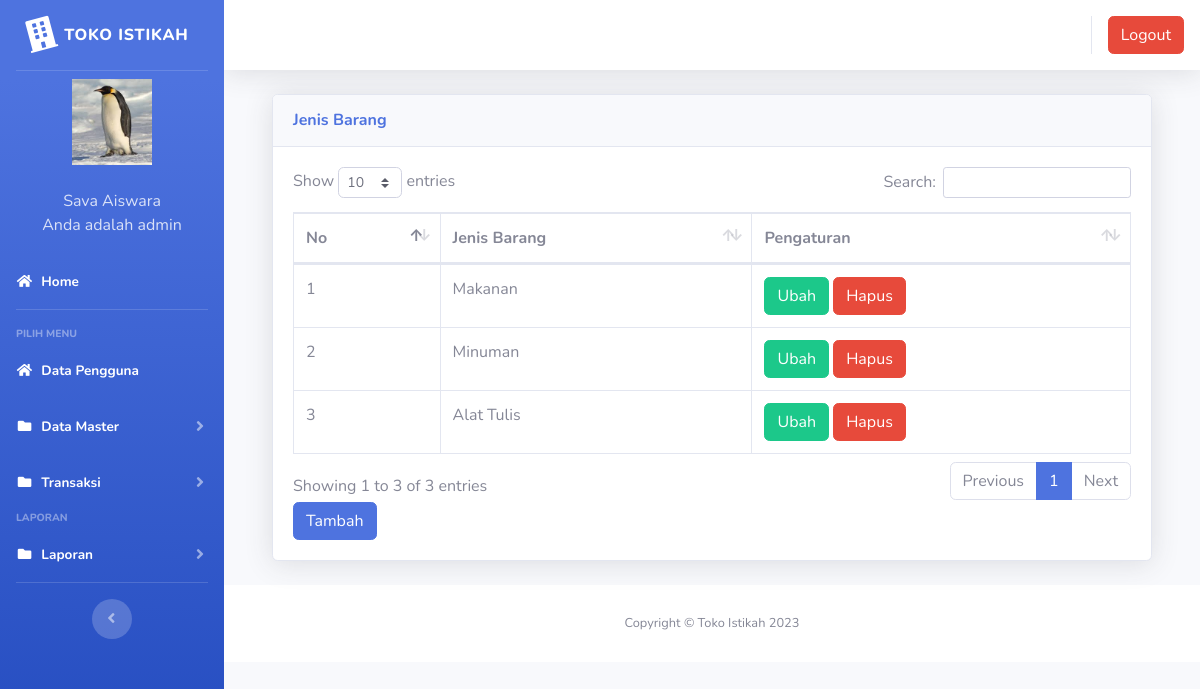
The app's page /index.php?page=jenisbarang (signed in) with its own data.
### tables this page shows
CREATE TABLE `users` (
  `id` int(11) NOT NULL,
  `nik` varchar(11) NOT NULL,
  `nama` varchar(100) NOT NULL,
  `alamat` varchar(200) NOT NULL,
  `telepon` varchar(100) NOT NULL,
  `username` varchar(100) NOT NULL,
  `password` varchar(100) NOT NULL,
  `level` varchar(25) NOT NULL DEFAULT 'member',
  `foto` varchar(25) NOT NULL
);

CREATE TABLE `jenis_barang` (
  `id` int(11) NOT NULL,
  `jenis_barang` varchar(100) NOT NULL
);

### index.php (the view, shortened to what this page needs)
<?php
	$koneksi = new mysqli("localhost","root","","inventori");
	?>
<!DOCTYPE html>
<html lang="en">
<head>
  <link href="vendor/fontawesome-free/css/all.min.css" rel="stylesheet" type="text/css">
  <link href="css/sb-admin-2.min.css" rel="stylesheet">
  <link href="vendor/datatables/dataTables.bootstrap4.min.css" rel="stylesheet">
</head>
<body id="page-top">
  <div id="wrapper">
    <ul class="navbar-nav bg-gradient-primary sidebar sidebar-dark accordion" id="accordionSidebar">
      <a class="sidebar-brand d-flex align-items-center justify-content-center" href="index.php">
        <div class="sidebar-brand-icon rotate-n-15">
          <i class="fas fa-building"></i>
        </div>
        <div class="sidebar-brand-text mx-2">TOKO ISTIKAH</div>
      </a>
      <hr class="sidebar-divider my-0">
 <?php
   if ($_SESSION['admin']) {
	   $user = $_SESSION['admin'];
   }
   $sql =$koneksi->query("select * from users where id='$user'");
   $data = $sql->fetch_assoc();
   ?>
    <li class="d-flex align-items-center justify-content-center">
        <a class="nav-link">
		 <img src="img/<?php echo $data['foto']?>" class="img-circle" width="80" alt="User"/></a>
	  </li>
		 <li class="nav-item ">
        <a class="nav-link">
         	<div class="d-flex align-items-center justify-content-center" class="name">  <?php echo  $data['nama'];?></div></font>
			<div class="d-flex align-items-center justify-content-center" class="email">Anda adalah <?php echo $data['level'];?></div>
		 </a>
      </li>
      <li class="nav-item active">
        <a class="nav-link" href="?page=home">
          <i class="fas fa-fw fa-home"></i>
          <span>Home</span></a>
      </li>
      <hr class="sidebar-divider">
      <div class="sidebar-heading">
        Pilih Menu
      </div>
	    <li class="nav-item active">
        <a class="nav-link" href="?page=pengguna">
          <i class="fas fa-fw fa-home"></i>
          <span>Data Pengguna</span></a>
      </li>
	   <li class="nav-item active">
        <a class="nav-link collapsed" href="#" data-toggle="collapse" data-target="#collapseData" aria-expanded="true" aria-controls="collapseData">
          <i class="fas fa-fw fa-folder"></i>
          <span>Data Master</span>
        </a>
      </li>
	    <li class="nav-item active">
        <a class="nav-link collapsed" href="#" data-toggle="collapse" data-target="#collapsePages" aria-expanded="true" aria-controls="collapsePages">
          <i class="fas fa-fw fa-folder"></i>
          <span>Transaksi</span>
        </a>
      </li>
      <div class="sidebar-heading">
        Laporan
      </div>
	     <li class="nav-item active">
        <a class="nav-link collapsed" href="#" data-toggle="collapse" data-target="#collapseLaporan" aria-expanded="true" aria-controls="collapseLaporan">
          <i class="fas fa-fw fa-folder"></i>
          <span>Laporan</span>
        </a>
      </li>
      <hr class="sidebar-divider d-none d-md-block">
      <div class="text-center d-none d-md-inline">
        <button class="rounded-circle border-0" id="sidebarToggle"></button>
      </div>
    </ul>
    <div id="content-wrapper" class="d-flex flex-column">
      <div id="content">
        <nav class="navbar navbar-expand navbar-light bg-white topbar mb-4 static-top shadow">
          <ul class="navbar-nav ml-auto">
            <li class="nav-item dropdown no-arrow">
			 <div class="top-menu">
        <ul class="nav pull-right top-menu">
		      <li><a onclick="return confirm('Apakah anda yakin akan logout?')" class="btn btn-danger" class="logout" href="logout.php">Logout</a></li>
        </ul>
      </div>
            </li>
          </ul>
        </nav>
        <div class="container-fluid">
		 <section class="content">
		      <?php
			   $page = $_GET['page'];
			   $aksi = $_GET['aksi'];
			   if ($page == "jenisbarang") {
				   if ($aksi == "") {
					   include "page/jenisbarang/jenisbarang.php";
				   }
			   }
			   ?>
    </section>
</div>
      <footer class="sticky-footer bg-white">
        <div class="container my-auto">
          <div class="copyright text-center my-auto">
            <span>Copyright &copy; Toko Istikah 2023</span>
          </div>
        </div>
      </footer>
    </div>
  </div>
  </div>
</body>
</html>

### page/jenisbarang/jenisbarang.php (shortened to what this page needs)
<div class="container-fluid">
  <div class="card shadow mb-4">
    <div class="card-header py-3">
      <h6 class="m-0 font-weight-bold text-primary">Jenis Barang</h6>
    </div>
    <div class="card-body">
      <div class="table-responsive">
        <table class="table table-bordered" id="dataTable" width="100%" cellspacing="0">
        <thead>
                                <tr>
			<th>No</th>
			<th>Jenis Barang</th>
			<th>Pengaturan</th>
                                </tr>
		</thead>
          <tbody>
            <?php
	$no = 1;
	$sql = $koneksi->query("select * from jenis_barang");
	while ($data = $sql->fetch_assoc()) {
	?>
                                <tr>
                                    <td><?php echo $no++; ?></td>
			<td><?php echo $data['jenis_barang'] ?></td>
			<td>
			<a href="?page=supplier&aksi=ubahsupplier&id=<?php echo $data['jenis_barang'] ?>" class="btn btn-success" >Ubah</a>
			<a onclick="return confirm('Apakah anda yakin akan menghapus data ini?')" href="?page=supplier&aksi=hapussupplier&id=<?php echo $data['kode_supplier'] ?>" class="btn btn-danger" >Hapus</a>
			</td>
                                </tr>
	<?php }?>
		   </tbody>
                        </table>
<a href="?page=jenisbarang&aksi=tambahjenis" class="btn btn-primary" >Tambah</a>
      </div>
    </div>
  </div>
</div>

### records on screen
users: foto (picture), nama "Sava Aiswara", level "admin"
jenis_barang: jenis_barang "Makanan"
jenis_barang: jenis_barang "Minuman"
jenis_barang: jenis_barang "Alat Tulis"
